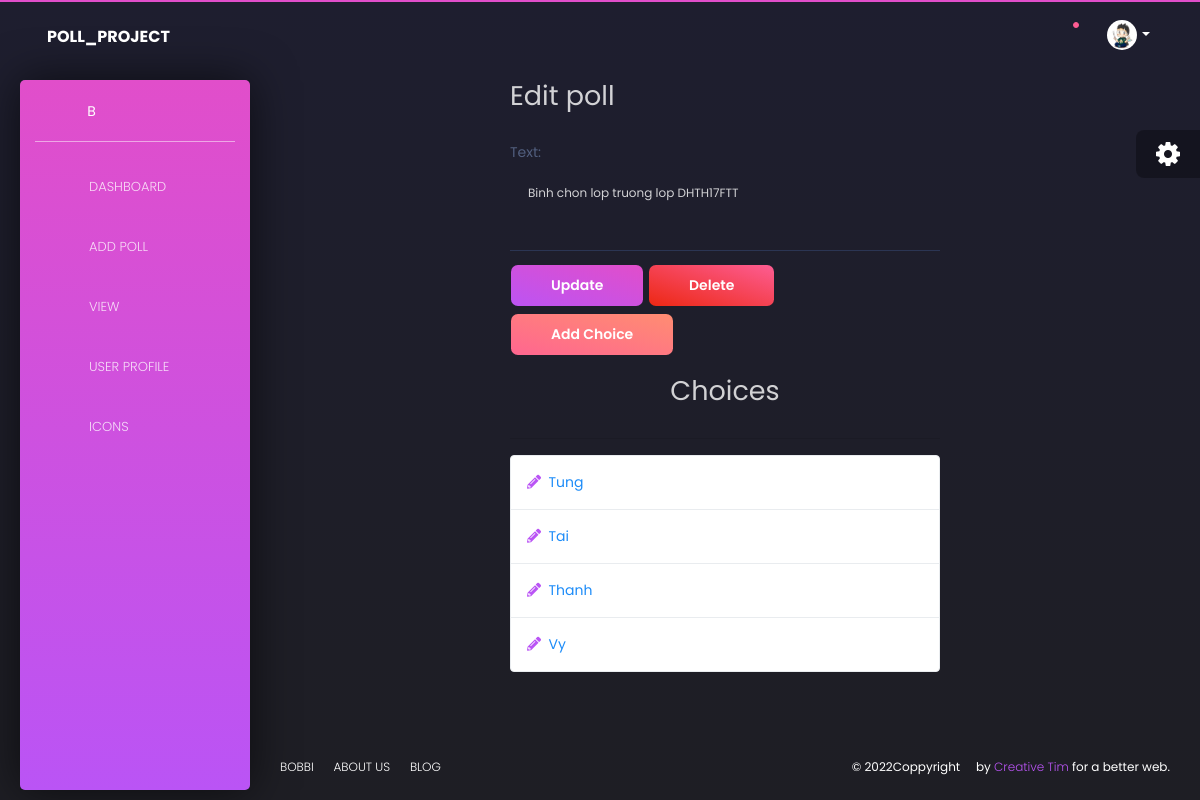
The app's page /edit/6/ (signed in) with its own data.
### poll/models.py (models this page shows, shortened)
class User(AbstractUser):
    profile_pic = models.ImageField(upload_to='profile_pic/')
    def __str__(self):
        return self.username

class Poll(models.Model):
    owner = models.ForeignKey(User, on_delete=models.CASCADE)
    text = models.TextField()
    pub_date = models.DateTimeField(default=timezone.now)
    active = models.BooleanField(default=True)

class Choice(models.Model):
    poll = models.ForeignKey(Poll, on_delete=models.CASCADE)
    choice_text = models.CharField(max_length=255)

### poll/views.py (the view)
# urls.py: path('edit/<int:poll_id>/', edit, name="edit"),
@login_required
def edit(request, poll_id):
    poll = get_object_or_404(Poll, pk=poll_id)
    if request.user != poll.owner:
        return redirect('home')
    if request.method == 'POST':
        form = EditPollForm(request.POST, instance=poll)
        if form.is_valid:
            form.save()
            messages.success(request, "Poll Updated successfully.",
                             extra_tags='alert alert-success alert-dismissible fade show')
            return redirect("view")
    else:
        form = EditPollForm(instance=poll)
    return render(request, "home/edit.html", {'form': form, 'poll': poll})

### poll/form.py
class EditPollForm(forms.ModelForm):
    class Meta:
        model = Poll
        fields = ['text', ]
        widgets = {
            'text': forms.Textarea(attrs={'class': 'form-control', 'rows': 5, 'cols': 20}),
        }

### poll/templates/home/edit.html (shortened to what this page needs)
{% extends 'home/base.html' %}
{% block nav %}
<ul class="nav">
    <li class="">
        <a href="{% url 'index' %}">
            <i class="tim-icons icon-chart-pie-36"></i>
            <p>Dashboard</p>
        </a>
    </li>
    {% if user.is_authenticated %}
    <li>
        <a href="{% url 'poll' %} ">
            <i class="tim-icons icon-atom"></i>
            <p>Add Poll</p>
        </a>
    </li>
    {% endif %}
    <li class="">
        <a href="{% url 'view' %}">
            <i class="tim-icons icon-pin"></i>
            <p>View</p>
        </a>
    </li>
    {% if user.is_authenticated %}
    <li>
        <a href="{% url 'profile' user.username %}">
            <i class="tim-icons icon-single-02"></i>
            <p>User Profile</p>
        </a>
    </li>
    {% endif %}
    <li class="">
        <a href="{% url 'icons' %}">
            <i class="tim-icons icon-atom"></i>
            <p>Icons</p>
        </a>
    </li>
</ul>
{% endblock nav %}
{% block content %}
<div class="content">
    <div class="row center">
        <div class="col-md-6 offset-md-3">
            <h2>Edit poll</h2>
            <form action="" method="POST">
                {% for field in form %}
                <div class="form-group">
                    {{ field.label_tag }}
                    {{ field }}
                </div>
                {% endfor %}
                <button type="submit" class="btn btn-primary">Update</button>
                <a class="btn btn-danger" href="{% url 'delete' poll.id %}" role="button"
                    onclick="return confirm('Are you sure?')">Delete</a>
                <a class="btn btn-warning" href="{% url 'add' poll.id %}" role="button">Add Choice</a>
            </form>
            <div class="choices">
                <h2 class="text-center mt-3">Choices</h2>
                <hr>
                <ul class="list-group">
                    {% for choice in poll.choice_set.all %}
                    <li class="list-group-item text-info"><a href="{% url 'add_choice' poll.id %}"><i
                                class="fas fa-pencil-alt"></i></a>&nbsp
                        {{ choice.choice_text }}</li>
                    {% endfor %}
                </ul>
            </div>
        </div>
    </div>
</div>
{% endblock %}

### poll/templates/home/base.html (shortened to what this page needs)
<!DOCTYPE html>
{% load static %}
<html lang="en">
<head>
    <link rel="stylesheet" href="https://stackpath.bootstrapcdn.com/bootstrap/4.3.1/css/bootstrap.min.css"
>
    <link rel="stylesheet" href="{% static 'styleChar.css' %} " type="text/css">
    <link rel="stylesheet" type="text/css" href="{% static 'style.css' %}" />
    <link href="https://use.fontawesome.com/releases/v5.0.6/css/all.css" rel="stylesheet">
    <link href="{% static 'css/nucleo-icons.css' %}" rel="stylesheet" />
    <link href="{% static 'css/black-dashboard.css' %}" rel="stylesheet" />
    <link href="{% static 'demo/demo.css' %}" rel="stylesheet" />
    <link href="https://maxcdn.bootstrapcdn.com/font-awesome/4.3.0/css/font-awesome.min.css" rel="stylesheet">
    <link href="{% static 'profile.css' %} " rel="stylesheet">
</head>
<body class="">
    <div class="wrapper">
        <div class="sidebar">
            <div class="sidebar-wrapper">
                {% if user.is_authenticated %}
                <div class="logo">
                    <a href="javascript:void(0)" class="simple-text logo-mini">
                    </a>
                    {% if user.is_authenticated %}
                    <a href="javascript:void(0)" class="simple-text logo-normal">
                        {{user.username}}
                    </a>
                    {% endif %}
                </div>
                {% endif %}
                {% block nav %}{% endblock nav %}
            </div>
        </div>
        <div class="main-panel">
            <nav class="navbar navbar-expand-lg navbar-absolute navbar-transparent">
                <div class="container-fluid">
                    <div class="navbar-wrapper">
                        <a class="navbar-brand" href="javascript:void(0)">POLL_PROJECT</a>
                    </div>
                    <div class="collapse navbar-collapse" id="navigation">
                        <ul class="navbar-nav ml-auto">
                            {% if user.is_authenticated %}
                            <li class="search-bar input-group">
                                {% else %}
                            <li class="search-bar">
                                {% endif %}
                                <button class="btn btn-link" id="search-button" data-toggle="modal"
                                    data-target="#searchModal"><i class="tim-icons icon-zoom-split"></i>
                                </button>
                            </li>
                            <li class="dropdown nav-item">
                                <a href="javascript:void(0)" class="dropdown-toggle nav-link" data-toggle="dropdown">
                                    <div class="notification d-none d-lg-block d-xl-block"></div>
                                    <i class="tim-icons icon-sound-wave"></i>
                                </a>
                            </li>
                            {% if not user.is_authenticated %}
                            <li class="nav-item">
                                <a href="{% url 'login' %} " class="nav-link"> Dang Nhap </a>
                            </li>
                            <li class="nav-item">
                                <a href="{% url 'register' %} " class="nav-link"> Dang Ki </a>
                            </li>
                            {% else %}
                            <li class="dropdown nav-item">
                                <a href="#" class="dropdown-toggle nav-link" data-toggle="dropdown">
                                    <div class="photo">
                                        <img src="{{user.profile_pic.url}}" alt="Profile Photo">
                                    </div>
                                    <b class="caret d-none d-lg-block d-xl-block"></b>
                                </a>
                            </li>
                            {% endif %}
                        </ul>
                    </div>
                </div>
            </nav>
            {% block content %}
            {% endblock content %}
            <footer class="footer">
                <div class="container-fluid">
                    <ul class="nav">
                        <li class="nav-item">
                            <a href="javascript:void(0)" class="nav-link">
                                Bobbi
                            </a>
                        </li>
                        <li class="nav-item">
                            <a href="javascript:void(0)" class="nav-link">
                                About Us
                            </a>
                        </li>
                        <li class="nav-item">
                            <a href="javascript:void(0)" class="nav-link">
                                Blog
                            </a>
                        </li>
                    </ul>
                    <div class="copyright">
                        ©
                        Coppyright <i class="tim-icons icon-heart-2"></i> by
                        <a href="javascript:void(0)" target="_blank">Creative Tim</a> for a better web.
                    </div>
                </div>
            </footer>
        </div>
    </div>
    <div class="fixed-plugin">
        <div class="dropdown show-dropdown">
            <a href="#" data-toggle="dropdown">
                <i class="fa fa-cog fa-2x"> </i>
            </a>
        </div>
    </div>
</body>
</html>

### poll/static/styleChar.css (style rules this page uses)
body { font-family: "Open Sans", Arial; background: #EDEDED; }
p { margin-top: 2rem; font-size: 13px; }

### poll/static/style.css (style rules this page uses)
.navbar-default, .btn, .form-control, .panel { border-radius: 0; }
a.navbar-brand, .panel-title { font-weight: bolder; }

### poll/static/profile.css (style rules this page uses)
body { background: #654ea3; background: linear-gradient(to right, #e96443, #904e95); min-height: 100vh; overflow-x: hidden }

### records on screen
User: username "B", profile_pic (picture)
Poll: form "Binh chon lop truong lop DHTH17FTT"
Choice: choice_text "Tung"
Choice: choice_text "Tai"
Choice: choice_text "Thanh"
Choice: choice_text "Vy"

### other values on screen
{{ field.label_tag }} "Text:"
